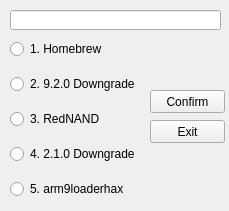
<?xml version="1.0" encoding="UTF-8"?>
<ui version="4.0">
 <class>MainWindow</class>
 <widget class="QMainWindow" name="MainWindow">
  <property name="geometry">
   <rect>
    <x>0</x>
    <y>0</y>
    <width>229</width>
    <height>211</height>
   </rect>
  </property>
  <property name="windowTitle">
   <string>Selection</string>
  </property>
  <property name="windowIcon">
   <iconset>
    <normaloff>Fox.ico</normaloff>Fox.ico</iconset>
  </property>
  <widget class="QWidget" name="centralwidget">
   <widget class="QWidget" name="verticalLayoutWidget">
    <property name="geometry">
     <rect>
      <x>10</x>
      <y>30</y>
      <width>131</width>
      <height>181</height>
     </rect>
    </property>
    <layout class="QVBoxLayout" name="verticalLayout">
     <item>
      <widget class="QRadioButton" name="rdoHomebrew">
       <property name="text">
        <string>1. Homebrew</string>
       </property>
      </widget>
     </item>
     <item>
      <widget class="QRadioButton" name="rdoDowngrade92">
       <property name="text">
        <string>2. 9.2.0 Downgrade</string>
       </property>
      </widget>
     </item>
     <item>
      <widget class="QRadioButton" name="rdoRedNAND">
       <property name="text">
        <string>3. RedNAND</string>
       </property>
      </widget>
     </item>
     <item>
      <widget class="QRadioButton" name="rdoDowngrade21">
       <property name="text">
        <string>4. 2.1.0 Downgrade</string>
       </property>
      </widget>
     </item>
     <item>
      <widget class="QRadioButton" name="rdoArm9loaderhax">
       <property name="text">
        <string>5. arm9loaderhax</string>
       </property>
      </widget>
     </item>
    </layout>
   </widget>
   <widget class="QLineEdit" name="txtHTML">
    <property name="geometry">
     <rect>
      <x>10</x>
      <y>10</y>
      <width>211</width>
      <height>20</height>
     </rect>
    </property>
    <property name="readOnly">
     <bool>true</bool>
    </property>
   </widget>
   <widget class="QPushButton" name="btnSelectDone">
    <property name="geometry">
     <rect>
      <x>150</x>
      <y>90</y>
      <width>75</width>
      <height>23</height>
     </rect>
    </property>
    <property name="text">
     <string>Confirm</string>
    </property>
   </widget>
   <widget class="QPushButton" name="btnSelectExit">
    <property name="geometry">
     <rect>
      <x>150</x>
      <y>120</y>
      <width>75</width>
      <height>23</height>
     </rect>
    </property>
    <property name="text">
     <string>Exit</string>
    </property>
   </widget>
  </widget>
 </widget>
 <resources/>
 <connections/>
</ui>
